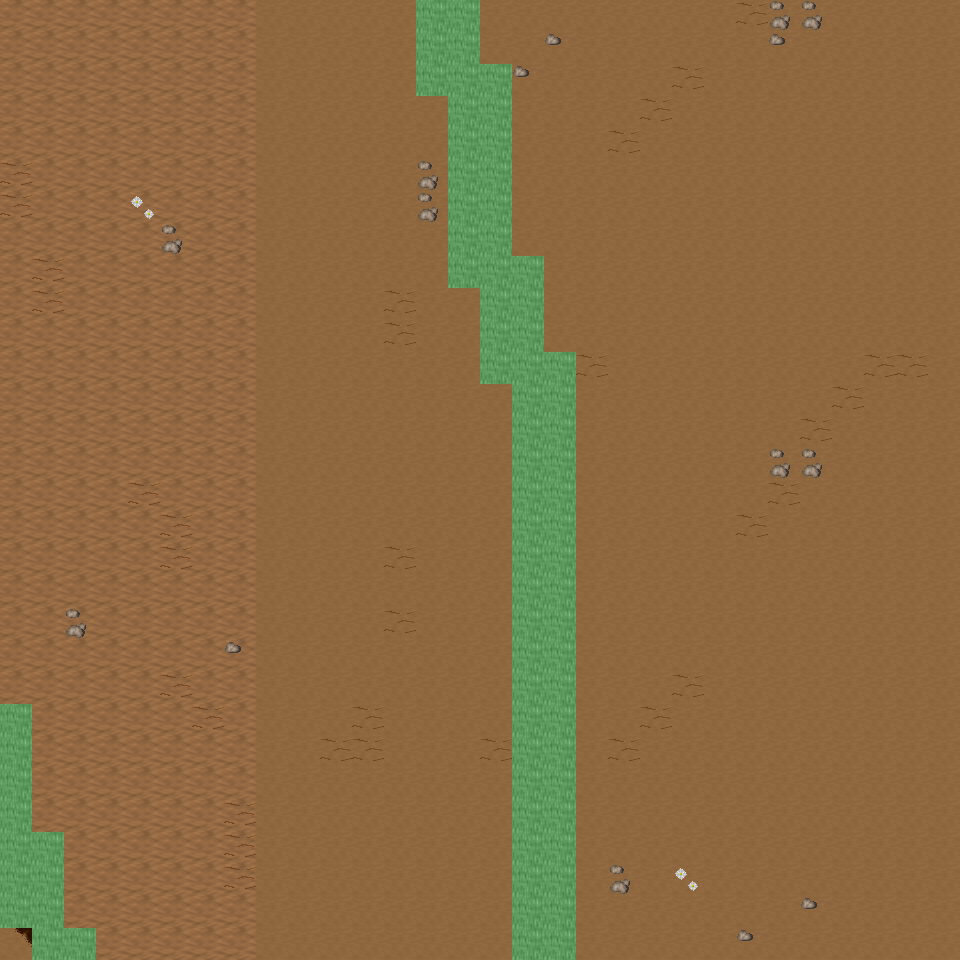

A level layout from a 2D game, rendered from its tile map. Below: a short description, then the map file with tile-grid data replaced by summaries:
An orthogonal 30x30 tile map with 32x32 px tiles, 6 tile layers (Ground, Object, Object2, Above, ...), 17 tilesets and 7 objects (7x mapExit).

<map version="1.0" orientation="orthogonal" renderorder="right-down" width="30" height="30" tilewidth="32" tileheight="32" nextobjectid="8">
  <tileset firstgid="1" name="tileset_ground_ground" tilewidth="32" tileheight="32" tilecount="33" columns="3">
    <image source="../drawable/tileset_ground_ground.png" width="96" height="352" />
  </tileset>
  <tileset firstgid="34" name="tileset_ground_rock_pebbles" tilewidth="32" tileheight="32" tilecount="3" columns="1">
    <image source="../drawable/tileset_ground_rock_pebbles.png" width="32" height="96" />
  </tileset>
  <tileset firstgid="37" name="tileset_ground_grass_edges" tilewidth="32" tileheight="32" tilecount="36" columns="12">
    <image source="../drawable/tileset_ground_grass_edges.png" width="384" height="96" />
  </tileset>
  <tileset firstgid="73" name="tileset_plant_flower_daisy_white" tilewidth="32" tileheight="32" tilecount="8" columns="2">
    <image source="../drawable/tileset_plant_flower_daisy_white.png" width="64" height="128" />
  </tileset>
  <tileset firstgid="81" name="tileset_ground_ridge_earth_dark" tilewidth="32" tileheight="32" tilecount="96" columns="12">
    <image source="../drawable/tileset_ground_ridge_earth_dark.png" width="384" height="256" />
  </tileset>
  <tileset firstgid="177" name="tileset_plant_grasses" tilewidth="32" tileheight="32" tilecount="6" columns="3">
    <image source="../drawable/tileset_plant_grasses.png" width="96" height="64" />
  </tileset>
  <tileset firstgid="183" name="tileset_ground_earth_edges" tilewidth="32" tileheight="32" tilecount="18" columns="6">
    <image source="../drawable/tileset_ground_earth_edges.png" width="192" height="96" />
  </tileset>
  <tileset firstgid="201" name="tileset_ground_pothole" tilewidth="32" tileheight="32" tilecount="4" columns="4">
    <image source="../drawable/tileset_ground_pothole.png" width="128" height="32" />
  </tileset>
  <tileset firstgid="205" name="tileset_item_statue_green_stone_3" tilewidth="32" tileheight="32" tilecount="3" columns="1">
    <image source="../drawable/tileset_item_statue_green_stone_3.png" width="32" height="96" />
  </tileset>
  <tileset firstgid="208" name="tileset_ground_rock_rocks_2" tilewidth="32" tileheight="32" tilecount="4" columns="2">
    <image source="../drawable/tileset_ground_rock_rocks_2.png" width="64" height="64" />
  </tileset>
  <tileset firstgid="212" name="tileset_logic_creature_animal" tilewidth="32" tileheight="32" tilecount="32" columns="8">
    <image source="../drawable/tileset_logic_creature_animal.png" width="256" height="128" />
  </tileset>
  <tileset firstgid="244" name="tileset_logic_collision" tilewidth="32" tileheight="32" tilecount="1" columns="1">
    <image source="../drawable/tileset_logic_collision.png" width="32" height="32" />
  </tileset>
  <tileset firstgid="245" name="tileset_plant_tree_taller_trees" tilewidth="32" tileheight="32" tilecount="32" columns="8">
    <image source="../drawable/tileset_plant_tree_taller_trees.png" width="256" height="128" />
  </tileset>
  <tileset firstgid="277" name="tileset_plant_tree_spruce" tilewidth="32" tileheight="32" tilecount="6" columns="2">
    <image source="../drawable/tileset_plant_tree_spruce.png" width="64" height="96" />
  </tileset>
  <tileset firstgid="283" name="tileset_plant_bush_bush_mult_colored" tilewidth="32" tileheight="32" tilecount="6" columns="3">
    <image source="../drawable/tileset_plant_bush_bush_mult_colored.png" width="96" height="64" />
  </tileset>
  <tileset firstgid="289" name="tileset_plant_tree_pine_tree" tilewidth="32" tileheight="32" tilecount="20" columns="4">
    <image source="../drawable/tileset_plant_tree_pine_tree.png" width="128" height="160" />
  </tileset>
  <tileset firstgid="309" name="tileset_plant_tree_pine_tree_1" tilewidth="32" tileheight="32" tilecount="20" columns="4">
    <image source="../drawable/tileset_plant_tree_pine_tree_1.png" width="128" height="160" />
  </tileset>
  <layer name="Ground" width="30" height="30">
    <data>[900 cells, 900 non-empty, 2 distinct tile ids]</data>
  </layer>
  <layer name="Object" width="30" height="30">
    <data>[900 cells, 127 non-empty, 10 distinct tile ids]</data>
  </layer>
  <layer name="Object2" width="30" height="30">
    <data>[900 cells, 0 non-empty, 0 distinct tile ids]</data>
  </layer>
  <layer name="Above" width="30" height="30">
    <data>[900 cells, 0 non-empty, 0 distinct tile ids]</data>
  </layer>
  <layer name="Above2" width="30" height="30">
    <data>[900 cells, 0 non-empty, 0 distinct tile ids]</data>
  </layer>
  <layer name="Walkable" width="30" height="30">
    <data>[900 cells, 75 non-empty, 1 distinct tile ids]</data>
  </layer>
  <objectgroup name="MapEvents">
    <object id="1" name="north" type="mapExit" x="0" y="0" width="416" height="32">
      <properties>
        <property name="map" value="level_0_x72_y60" />
        <property name="x" value="0" />
        <property name="y" value="28" />
      </properties>
    </object>
    <object id="2" name="north2" type="mapExit" x="480" y="0" width="480" height="32">
      <properties>
        <property name="map" value="level_0_x72_y60" />
        <property name="x" value="15" />
        <property name="y" value="28" />
      </properties>
    </object>
    <object id="3" name="south" type="mapExit" x="0" y="928" width="32" height="32">
      <properties>
        <property name="map" value="level_0_x72_y62" />
        <property name="x" value="0" />
        <property name="y" value="1" />
      </properties>
    </object>
    <object id="4" name="south2" type="mapExit" x="96" y="928" width="416" height="32">
      <properties>
        <property name="map" value="level_0_x72_y62" />
        <property name="x" value="3" />
        <property name="y" value="1" />
      </properties>
    </object>
    <object id="5" name="south3" type="mapExit" x="576" y="928" width="384" height="32">
      <properties>
        <property name="map" value="level_0_x72_y62" />
        <property name="x" value="18" />
        <property name="y" value="1" />
      </properties>
    </object>
    <object id="6" name="west" type="mapExit" x="0" y="0" width="32" height="704">
      <properties>
        <property name="map" value="level_0_x71_y61" />
        <property name="x" value="28" />
        <property name="y" value="0" />
      </properties>
    </object>
    <object id="7" name="west2" type="mapExit" x="0" y="928" width="32" height="32">
      <properties>
        <property name="map" value="level_0_x71_y61" />
        <property name="x" value="28" />
        <property name="y" value="29" />
      </properties>
    </object>
  </objectgroup>
</map>
